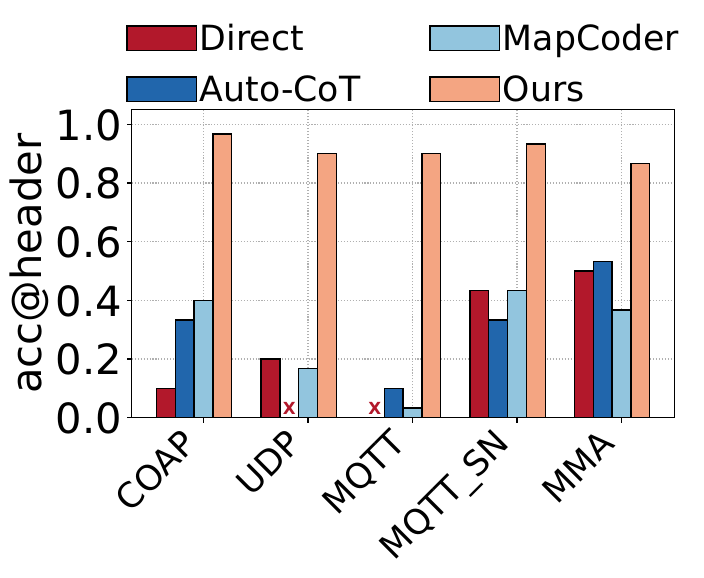

Recreate this plot in Python.
import numpy as np
import matplotlib.pyplot as plt
from matplotlib.pyplot import MultipleLocator

datasets = [
"COAP",
"UDP",
"MQTT",
"MQTT_SN",
"MMA"
]

w = [
    2,
    2,
    2,
    2,
    2
]
direct =[
"010010000010000",
"002000001002100",
"000000000000000",
"111111110011111",
"111211111110111"
]

i = 0
direct_rate = []  
for s in direct:
    sum_of_digits = sum(int(char) for char in s)
    max_digit = w[i]
    i += 1
    
    if max_digit == 0:
        result = 0
    else:
        result = sum_of_digits / (max_digit * len(s))
    
    direct_rate.append(result)

autocot =[
"101110101101110",
"000000000000000",
"000010000100100",
"011001011111110",
"111111111121111"
]

i = 0
autocot_rate = []  
for s in autocot:
    sum_of_digits = sum(int(char) for char in s)
    max_digit = w[i]
    i += 1
    
    if max_digit == 0:
        result = 0
    else:
        result = sum_of_digits / (max_digit * len(s))
    
    autocot_rate.append(result)

MapCoder =[
"111120011021001",
"010010001011000",
"000100000000000",
"111101011011112",
"000111111111101"
]

i = 0
MapCoder_rate = []  
for s in MapCoder:
    sum_of_digits = sum(int(char) for char in s)
    max_digit = w[i]
    i += 1
    
    if max_digit == 0:
        result = 0
    else:
        result = sum_of_digits / (max_digit * len(s))
    
    MapCoder_rate.append(result)

IoTPilot =[
"122222222222222",
"212222222122221",
"222121221222222",
"222221212222222",
"222222221122211"
]

i = 0
IoTPilot_rate = []  
for s in IoTPilot:
    sum_of_digits = sum(int(char) for char in s)
    max_digit = w[i]
    i += 1
    
    if max_digit == 0:
        result = 0
    else:
        result = sum_of_digits / (max_digit * len(s))
    
    IoTPilot_rate.append(result)

color = ["#B2182B", "#2166AC", "#92C5DE", "#F4A582"] 
xticks = np.arange(len(datasets))
width = 0.18

plt.rcParams['pdf.fonttype'] = 42 
fig, ax = plt.subplots(figsize=(7, 4), dpi=1000)
ax.grid(axis="both", linestyle='dotted', zorder=0)

ax.bar(xticks - 2* width, direct_rate, width=width, label="Direct", color=color[0], alpha=1, zorder=15, linewidth=1, edgecolor='black')
ax.bar(xticks - 1 * width, autocot_rate, width=width, label="Auto-CoT", color=color[1], alpha=1, zorder=15, linewidth=1, edgecolor='black')
ax.bar(xticks, MapCoder_rate, width=width, label="MapCoder", color=color[2], alpha=1, zorder=15, linewidth=1, edgecolor='black')
ax.bar(xticks + 1 * width, IoTPilot_rate, width=width, label="Ours", color=color[3], alpha=1, zorder=15, linewidth=1, edgecolor='black')

for i in range(len(datasets)):
    for j, rate in enumerate([direct_rate[i], autocot_rate[i], MapCoder_rate[i], IoTPilot_rate[i]]):
        if rate == 0:
            ax.text(
                xticks[i] + (j - 2) * width, 0, 'X', 
                color=color[0], 
                fontsize=12,  
                fontweight='bold',  
                ha='center', 
                va='bottom', 
                zorder=20
            )


ax.set_ylabel("acc@header", fontsize=30)
plt.legend(loc='upper center', ncol=2, fontsize=25, bbox_to_anchor=(0.5, 1.38), frameon=False, handletextpad=0.1)
ax.set_ylim([0, 1.05])
ax.yaxis.set_major_locator(MultipleLocator(0.2)) 
ax.yaxis.set_tick_params(labelsize=30)
ax.set_xticks(xticks, datasets, rotation=45, fontsize=25, ha='right')

# ax.set_xticks([])
# plt.tick_params(labelsize=35)

plt.show()
plt.savefig("header_gpt4.pdf", bbox_inches='tight')
plt.close()